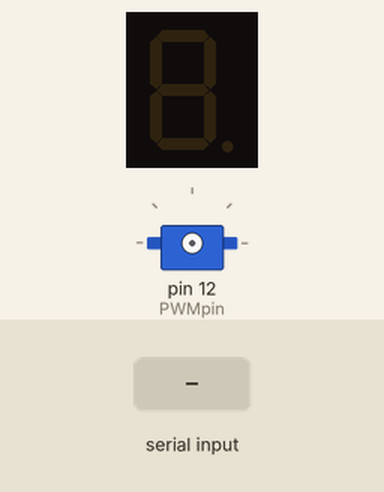
This program was run on a simulated Raspberry Pi (header pin numbers). On the bench: servo, 1-digit seven-segment display. The inputs (shaded band) are chosen by the test bench. The segment pins are drawn as the display they are named for; servo angles are drawn from the pulse width (0.5 ms = 0°, 2.5 ms = 180°); what the program prints to the terminal is not drawn.

Above: at 2.2 s.
2.3 s: "5" typed at the terminal, then Enter
At 3.6 s:
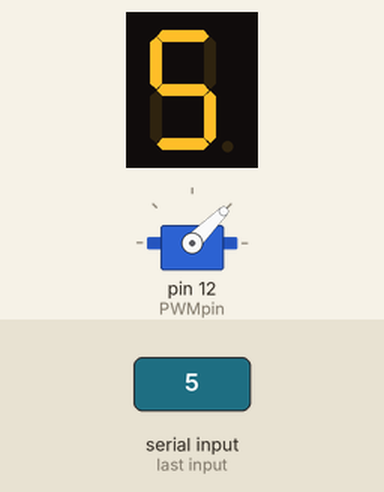
4.8 s: "1" typed at the terminal, then Enter
At 6.3 s:
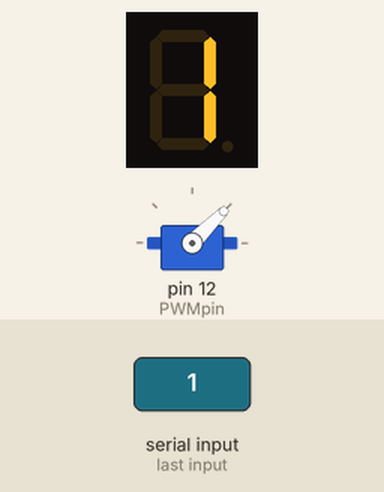
Timing chart, 0 to 7.8 s (numbered marks = the images above; inputs shaded):
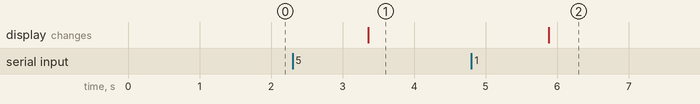

The program:

fnd_servo_test.py
```python
import RPi.GPIO as GPIO
import time
# fnd = [(1,1,1,1,1,1,0,0),
#     (0,1,1,0,0,0,0,0),
#     (1,1,0,1,1,0,1,0),
#     (1,1,1,1,0,0,1,0),
#     (0,1,1,0,0,1,1,0),
#     (1,0,1,1,0,1,1,0),
#     (1,0,1,1,1,1,1,0),
#     (1,1,1,0,0,0,0,0),
#     (1,1,1,1,1,1,1,0),
#     (1,1,1,1,0,1,1,0),
#     (1,1,1,0,1,1,1,0),
#     (0,0,1,1,1,1,1,0),
#     (1,0,0,1,1,1,0,0)
#     ]
def main():
    fnd = [(1,1,1,1,1,1,0,0),
    (0,1,1,0,0,0,0,0),
    (1,1,0,1,1,0,1,0),
    (1,1,1,1,0,0,1,0),
    (0,1,1,0,0,1,1,0),
    (1,0,1,1,0,1,1,0),
    (1,0,1,1,1,1,1,0),
    (1,1,1,0,0,0,0,0),
    (1,1,1,1,1,1,1,0),
    (1,1,1,1,0,1,1,0),
    (1,1,1,0,1,1,1,0),
    (0,0,1,1,1,1,1,0),
    (1,0,0,1,1,1,0,0)
    ]
    duty_ratio= 0
    MaxDuty= 12
    PWMpin= 12
    GPIO.setmode(GPIO.BOARD)
    GPIO.setwarnings(False)
    GPIO.setup(PWMpin, GPIO.OUT)
    Servo=GPIO.PWM(PWMpin, 50)
    Servo.start(0)
    time.sleep(1)
    seg = [31,32,33,35,36,37,38,40]
#      a,b ,c ,d ,e ,f ,g ,dp
    GPIO.setup(seg, GPIO.OUT, initial=GPIO.LOW)
#      a,b,c,d,e,f,g,dp
# 1=15',2=30' ... 12=180'

    while 1:
        duty_ratio = int(input('0~12을 입력하시오'))
        Servo.ChangeDutyCycle(duty_ratio)
        time.sleep(1)
        GPIO.output(seg, fnd[duty_ratio])

        if duty_ratio > MaxDuty:
            duty_ratio= 0
            Servo.ChangeDutyCycle(duty_ratio)
            GPIO.output(seg, fnd[0])

    Servo.stop()
    GPIO.cleanup()
    print('Everythings cleanup')


#     while duty_ratio <= MaxDuty:
#         duty_ratio= int(input('0~10입력해주세요'))
#         if duty_ratio>11 :
#             Servo.ChangeDutyCycle(duty_ratio)
#             time.sleep(1)
#             GPIO.output(seg, fnd[duty_ratio])

#         else :
#             duty_ratio= 0
#             Servo.ChangeDutyCycle(duty_ratio)

#         # if duty_ratio == 0 :
#         #     Servo.ChangeDutyCycle(duty_ratio)
#         #     time.sleep(1)
#         #     GPIO.output(seg, fnd[duty_ratio])
#         #     time.sleep(1)
#         #     Servo.stop()
#         #     GPIO.cleanup()
#         # elif duty_ratio == 1 :
#         #     Servo.ChangeDutyCycle(duty_ratio)
#         #     time.sleep(1)
#         #     GPIO.output(seg, fnd[duty_ratio])
#         #     time.sleep(1)
#         #     Servo.stop()
#         #     GPIO.cleanup()
#         # elif duty_ratio == 2 :
#         #     Servo.ChangeDutyCycle(duty_ratio)
#         #     time.sleep(1)
#         #     GPIO.output(seg, fnd[duty_ratio])
#         # elif duty_ratio == 3 :
#         #     Servo.ChangeDutyCycle(duty_ratio)
#         #     time.sleep(1)
#         #     GPIO.output(seg, fnd[duty_ratio])
#         # elif duty_ratio == 4 :
#         #     Servo.ChangeDutyCycle(duty_ratio)
#         #     time.sleep(1)
#         #     GPIO.output(seg, fnd[duty_ratio])
#         # elif duty_ratio == 5 :
#         #     Servo.ChangeDutyCycle(duty_ratio)
#         #     time.sleep(1)
#         #     GPIO.output(seg, fnd[duty_ratio])
#         # elif duty_ratio == 6 :
#         #     Servo.ChangeDutyCycle(duty_ratio)
#         #     time.sleep(1)
#         #     GPIO.output(seg, fnd[duty_ratio])
#         # elif duty_ratio == 7 :
#         #     Servo.ChangeDutyCycle(duty_ratio)
#         #     time.sleep(1)
#         #     GPIO.output(seg, fnd[duty_ratio])
#         # elif duty_ratio == 8 :
#         #     Servo.ChangeDutyCycle(duty_ratio)
#         #     time.sleep(1)
#         #     GPIO.output(seg, fnd[duty_ratio])
#         # elif duty_ratio == 9 :
#         #     Servo.ChangeDutyCycle(duty_ratio)
#         #     time.sleep(1)
#         #     GPIO.output(seg, fnd[duty_ratio])
#         # elif duty_ratio == 10 :
#         #     Servo.ChangeDutyCycle(duty_ratio)
#         #     time.sleep(1)
#         #     GPIO.output(seg, fnd[duty_ratio])
#         # else :
#         #     duty_ratio= 0
#         #     Servo.ChangeDutyCycle(duty_ratio)
#     if duty_ratio > MaxDuty:
#         duty_ratio= 0
#         Servo.ChangeDutyCycle(duty_ratio)
#     Servo.stop()
#     GPIO.cleanup()
#     print('Everythings cleanup')
if __name__ == '__main__':
    main()
```

Measured:
- after the input at 2.3 s, the display: changes after 1.1 s (image 1)
- after the input at 4.8 s, the display: changes after 1.1 s (image 2)
